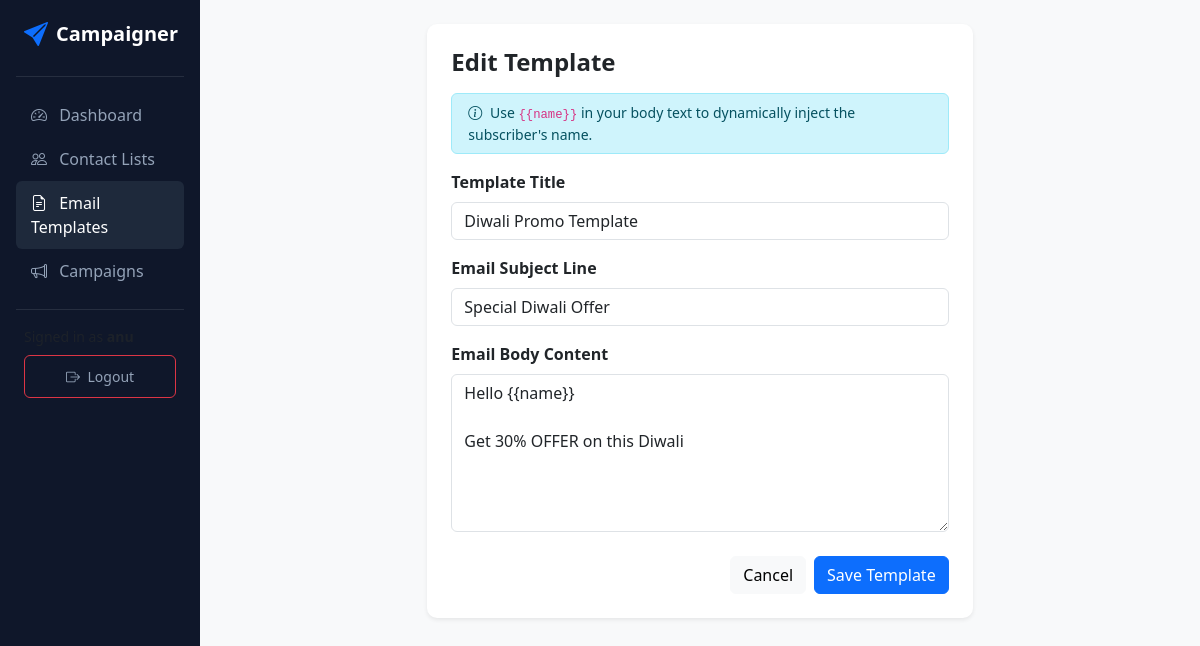
The app's page /templates/1/update/ (signed in) with its own data.
### campaigns/models.py (models this page shows, shortened)
class EmailTemplate(models.Model):
    user = models.ForeignKey(User, on_delete=models.CASCADE, related_name='templates')
    title = models.CharField(max_length=200)
    subject = models.CharField(max_length=255)
    body = models.TextField(help_text="Use placeholders like {{name}} for dynamic tags.")
    created_at = models.DateTimeField(auto_now_add=True)

### campaigns/views.py (the view)
# urls.py: path('templates/<int:pk>/update/', views.template_update, name='template_update'),
@login_required
def template_update(request, pk):
    template = get_object_or_404(EmailTemplate, pk=pk, user=request.user)
    if request.method == 'POST':
        form = EmailTemplateForm(request.POST, instance=template)
        if form.is_valid():
            form.save()
            return redirect('template_list')
    else:
        form = EmailTemplateForm(instance=template)
    return render(request, 'campaigns/template_form.html', {'form': form, 'title': 'Edit Template'})

### campaigns/forms.py
class EmailTemplateForm(forms.ModelForm):
    class Meta:
        model = EmailTemplate
        fields = ['title', 'subject', 'body']
        widgets = {
            'title': forms.TextInput(attrs={'class': 'form-control', 'placeholder': 'e.g., Diwali Promo Template'}),
            'subject': forms.TextInput(attrs={'class': 'form-control', 'placeholder': 'e.g., 🎉 Special Diwali Offer'}),
            'body': forms.Textarea(attrs={
                'class': 'form-control',
                'rows': 6,
                'placeholder': 'Hello {{name}},\n\nGet 30% OFF this Diwali!\n\nThank you.'
            }),
        }

### templates/campaigns/template_form.html (shortened to what this page needs)
{% extends 'campaigns/base.html' %}
{% block content %}
<div class="row justify-content-center">
    <div class="col-md-7">
        <div class="card card-custom p-4 bg-white">
            <h4 class="fw-bold mb-3">{{ title }}</h4>
            <div class="alert alert-info py-2 small">
                <i class="bi bi-info-circle me-1"></i> Use <code>&#123;&#123;name&#125;&#125;</code> in your body text to dynamically inject the subscriber's name.
            </div>
            <form method="post">
                <div class="mb-3">
                    <label class="form-label fw-semibold">Template Title</label>
                    {{ form.title }}
                </div>
                <div class="mb-3">
                    <label class="form-label fw-semibold">Email Subject Line</label>
                    {{ form.subject }}
                </div>
                <div class="mb-3">
                    <label class="form-label fw-semibold">Email Body Content</label>
                    {{ form.body }}
                </div>
                <div class="d-flex justify-content-end gap-2 mt-4">
                    <a href="{% url 'template_list' %}" class="btn btn-light">Cancel</a>
                    <button type="submit" class="btn btn-primary">Save Template</button>
                </div>
            </form>
        </div>
    </div>
</div>
{% endblock %}

### templates/campaigns/base.html (style rules this page uses)
body { background-color: #f8f9fa; font-family: 'Segoe UI', Tahoma, Geneva, Verdana, sans-serif; }
.card-custom { border: none; border-radius: 10px; box-shadow: 0 0.125rem 0.25rem rgba(0, 0, 0, 0.075); }

### records on screen
EmailTemplate: title "Diwali Promo Template", subject "Special Diwali Offer", body "Hello {{name}} Get 30% OFFER on this Diwali"

### other values on screen
{{ title }} "Edit Template"
